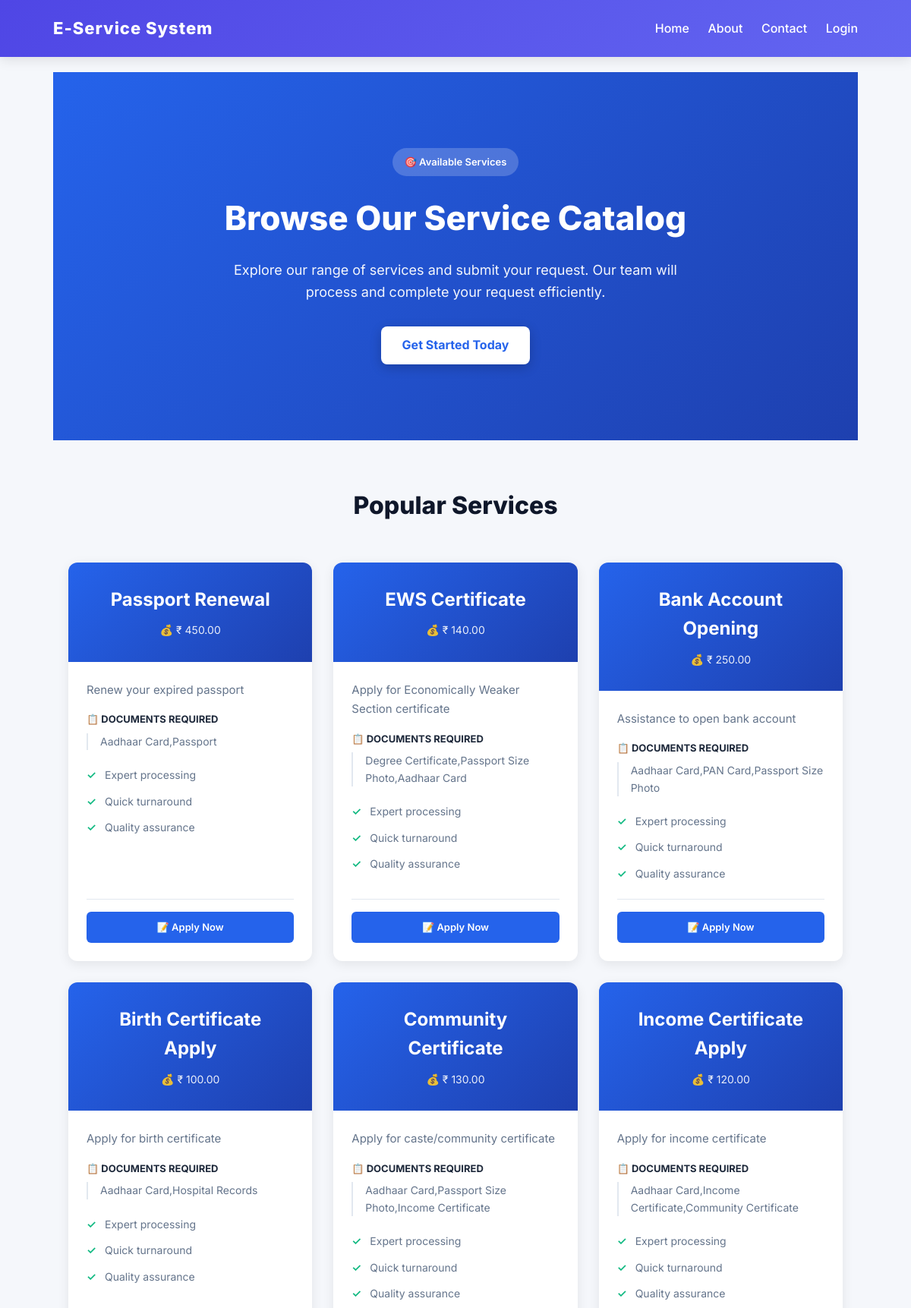
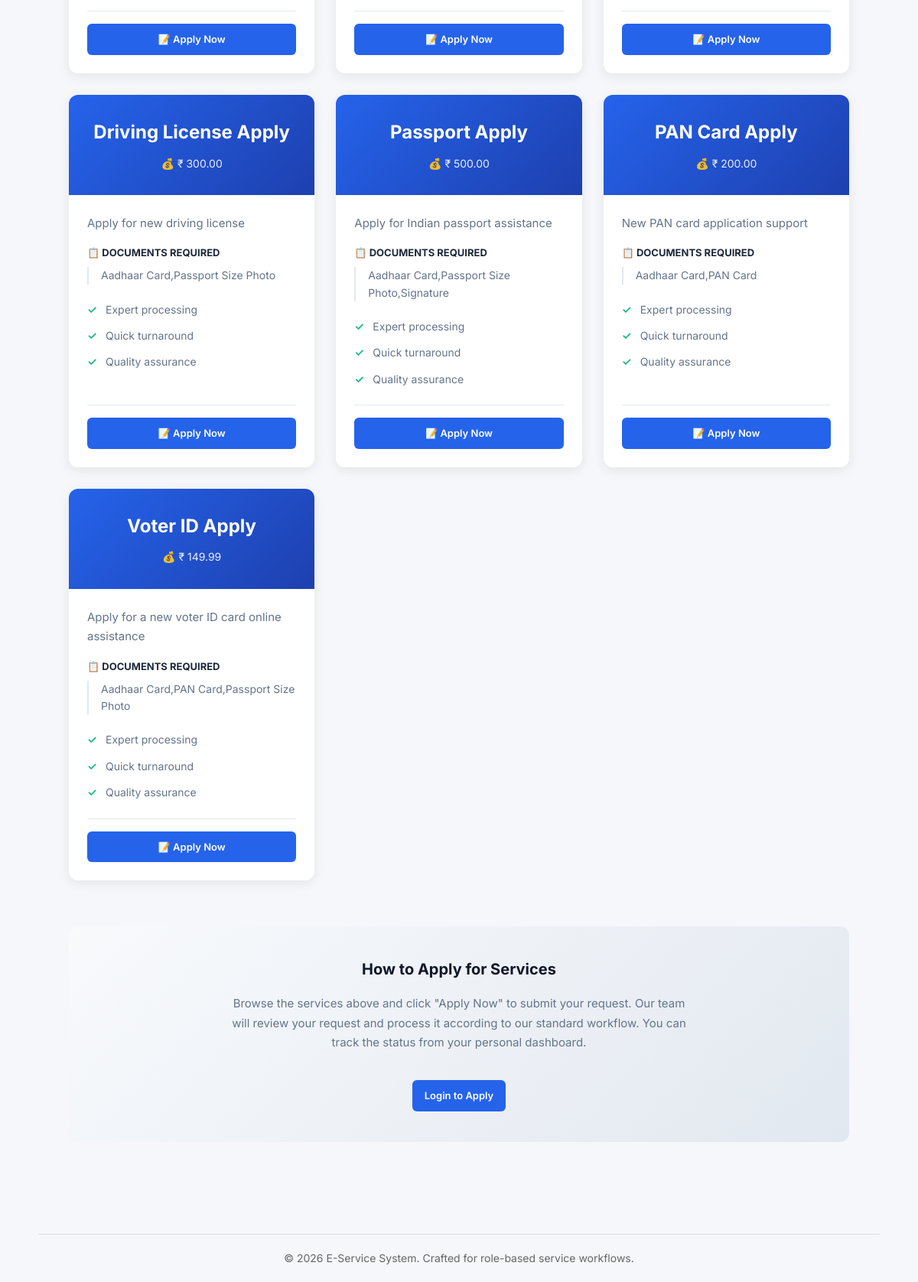
Page /services/ on the committed database (2 pictures, top to bottom).
### services/models.py (models this page shows, shortened)
class Service(models.Model):
    name = models.CharField(max_length=100)
    description = models.TextField()
    charges = models.DecimalField(max_digits=10, decimal_places=2, default=0.00, help_text="Service charges amount")
    documents_required = models.TextField(blank=True, help_text="List of required documents")
    tutorial_link = models.URLField(blank=True, help_text="YouTube or tutorial video link")
    apply_link = models.URLField(blank=True, help_text="Link to apply for this service")
    page = models.ForeignKey('Page', on_delete=models.SET_NULL, null=True, blank=True, related_name='services', help_text="Assign to a specific page")
    created_at = models.DateTimeField(auto_now_add=True)

### services/views.py (the view)
# urls.py: path('', include('services.urls')),
def services(request):
    all_services = Service.objects.all().order_by('-id')
    pages = Page.objects.all() # For potential page filter or just context
    search_query = request.GET.get('search_services')
    if search_query:
        all_services = all_services.filter(Q(name__icontains=search_query) | Q(description__icontains=search_query))
    page_filter_id = request.GET.get('page_filter')
    if page_filter_id:
        all_services = all_services.filter(page_id=page_filter_id)
    return render(request, 'service.html', {'services': all_services, 'pages': pages, 'search_query_services': search_query, 'page_filter_id': page_filter_id})

### services/context_processors.py (called while the page is built)
def admin_pages(request):
    if request.path.startswith('/adminsite/'):
        return {'pages': Page.objects.all()}
    return {'pages': []}

### services/templates/service.html (shortened to what this page needs)
{% extends 'user-base.html' %}
{% block content %}
<section class="service-hero">
    <span style="display: inline-block; background: rgba(255,255,255,0.2); padding: 8px 16px; border-radius: 20px; font-size: 13px; font-weight: 600; margin-bottom: 20px;">🎯 Available Services</span>
    <h1>Browse Our Service Catalog</h1>
    <p>Explore our range of services and submit your request. Our team will process and complete your request efficiently.</p>
    <a href="{% url 'register' %}" class="service-cta">Get Started Today</a>
</section>
<div class="services-section">
    <h2 class="services-title">Popular Services</h2>
    <div class="services-grid">
        {% for service in services %}
        <div class="service-card">
            <div class="service-header">
                <h3>{{ service.name }}</h3>
                {% if service.charges > 0 %}
                <div class="charges">💰 ₹ {{ service.charges }}</div>
                {% endif %}
            </div>
            <div class="service-body">
                <p class="service-description">{{ service.description }}</p>
                {% if service.documents_required %}
                <div class="service-section">
                    <h4>📋 Documents Required</h4>
                    <div class="service-section-content">
                        {{ service.documents_required }}
                    </div>
                </div>
                {% endif %}
                <ul class="service-features">
                    <li>Expert processing</li>
                    <li>Quick turnaround</li>
                    <li>Quality assurance</li>
                </ul>
                <div class="service-actions">
                    <a href="{% url 'apply_service' service.id %}" class="service-btn" style="width: 100%; display: block;">📝 Apply Now</a>
                </div>
            </div>
        </div>
        {% endfor %}
    </div>
    <div class="info-section">
        {% if user.is_authenticated %}
            <h3>Welcome, {{ user.get_full_name|default:user.username }}!</h3>
            <p>You're now logged in and can apply for services. Click "Apply Now" on any service to submit your request. Track your requests from your dashboard.</p>
            <a href="{% url 'user_dashboard' %}" class="service-btn" style="display: inline-block; margin-top: 16px; max-width: 200px; text-decoration: none;">Go to Dashboard</a>
        {% else %}
            <h3>How to Apply for Services</h3>
            <p>Browse the services above and click "Apply Now" to submit your request. Our team will review your request and process it according to our standard workflow. You can track the status from your personal dashboard.</p>
            <a href="{% url 'login' %}" class="service-btn" style="display: inline-block; margin-top: 16px; max-width: 200px; text-decoration: none;">Login to Apply</a>
        {% endif %}
    </div>
</div>
{% endblock %}

### services/static/user-site/user-base.css (style rules this page uses)
* { margin: 0; padding: 0; box-sizing: border-box; }
body { font-family: 'Inter', sans-serif; background: #f5f7fb; color: #333; line-height: 1.6; }

### services/templates/user-base.html (style rules this page uses)
* { margin: 0; padding: 0; box-sizing: border-box; }
body { font-family: 'Inter', sans-serif; background: #f5f7fb; color: #333; line-height: 1.6; }

### services/templates/service.html (style rules this page uses)
.service-hero { background: linear-gradient(135deg, #2563eb 0%, #1e40af 100%); color: white; padding: 100px 20px; text-align: center; animation: fadeIn 0.6s ease-out; }
.service-hero h1 { font-size: 44px; font-weight: 800; margin-bottom: 20px; }
.service-hero p { font-size: 18px; opacity: 0.95; max-width: 600px; margin: 0 auto 30px; }
.service-cta { display: inline-block; background: white; color: #2563eb; padding: 12px 28px; border-radius: 8px; text-decoration: none; font-weight: 700; transition: all 0.3s ease; box-shadow: 0 4px 15px rgba(0,0,0,0.2); }
.services-section { max-width: 1100px; margin: 60px auto; padding: 0 20px; }
.services-title { font-size: 32px; font-weight: 800; text-align: center; margin-bottom: 50px; color: #0f172a; }
.services-grid { display: grid; grid-template-columns: repeat(auto-fit, minmax(300px, 1fr)); gap: 28px; margin-bottom: 60px; }
.service-card { background: white; border-radius: 12px; overflow: hidden; box-shadow: 0 4px 15px rgba(0,0,0,0.08); transition: all 0.3s ease; animation: slideUp 0.5s ease-out; display: flex; flex-direction: column; height: 100%; }
.service-header { background: linear-gradient(135deg, #2563eb 0%, #1e40af 100%); color: white; padding: 30px; text-align: center; }
.service-header h3 { font-size: 24px; font-weight: 700; margin: 0; }
.service-header .charges { font-size: 14px; opacity: 0.9; margin-top: 10px; }
.service-body { padding: 24px; flex: 1; display: flex; flex-direction: column; }
.service-description { color: #64748b; font-size: 15px; line-height: 1.7; margin-bottom: 16px; }
.service-section { margin-bottom: 16px; }
.service-section h4 { font-size: 13px; color: #1e293b; font-weight: 700; text-transform: uppercase; margin: 0 0 8px 0; }
.service-section-content { color: #64748b; font-size: 14px; line-height: 1.6; padding-left: 16px; border-left: 2px solid #e2e8f0; }
.service-features { list-style: none; margin-bottom: 16px; }
.service-features li { padding: 6px 0; padding-left: 24px; position: relative; color: #64748b; font-size: 14px; }
.service-features li::before { content: '✓'; position: absolute; left: 0; color: #10b981; font-weight: 700; }
.service-actions { display: flex; gap: 10px; flex-wrap: wrap; margin-top: auto; padding-top: 16px; border-top: 1px solid #e2e8f0; }
.service-btn { display: inline-block; padding: 10px 16px; border-radius: 6px; text-align: center; text-decoration: none; font-weight: 600; font-size: 13px; transition: all 0.2s ease; cursor: pointer; border: none; background: #2563eb; color: white; flex: 1; min-width: 120px; }
.info-section { background: linear-gradient(135deg, #f8fafc 0%, #e2e8f0 100%); padding: 40px 20px; border-radius: 12px; text-align: center; margin-top: 40px; }
.info-section h3 { font-size: 20px; font-weight: 700; color: #0f172a; margin-bottom: 16px; }
.info-section p { color: #64748b; max-width: 600px; margin: 0 auto 20px; font-size: 15px; line-height: 1.7; }

### rows in the picture
Service: name "Passport Renewal", charges "450.00", description "Renew your expired passport", documents_required "Aadhaar Card,Passport"
Service: name "EWS Certificate", charges "140.00", description "Apply for Economically Weaker Section certificate", documents_required "Degree Certificate,Passport Size Photo,Aadhaar Card"
Service: name "Bank Account Opening", charges "250.00", description "Assistance to open bank account", documents_required "Aadhaar Card,PAN Card,Passport Size Photo"
Service: name "Birth Certificate Apply", charges "100.00", description "Apply for birth certificate", documents_required "Aadhaar Card,Hospital Records"
Service: name "Community Certificate", charges "130.00", description "Apply for caste/community certificate", documents_required "Aadhaar Card,Passport Size Photo,Income Certificate"
Service: name "Income Certificate Apply", charges "120.00", description "Apply for income certificate", documents_required "Aadhaar Card,Income Certificate,Community Certificate"
Service: name "Driving License Apply", charges "300.00", description "Apply for new driving license", documents_required "Aadhaar Card,Passport Size Photo"
Service: name "Passport Apply", charges "500.00", description "Apply for Indian passport assistance", documents_required "Aadhaar Card,Passport Size Photo,Signature"
Service: name "PAN Card Apply", charges "200.00", description "New PAN card application support", documents_required "Aadhaar Card,PAN Card"
Service: name "Voter ID Apply", charges "149.99", description "Apply for a new voter ID card online assistance", documents_required "Aadhaar Card,PAN Card,Passport Size Photo"
